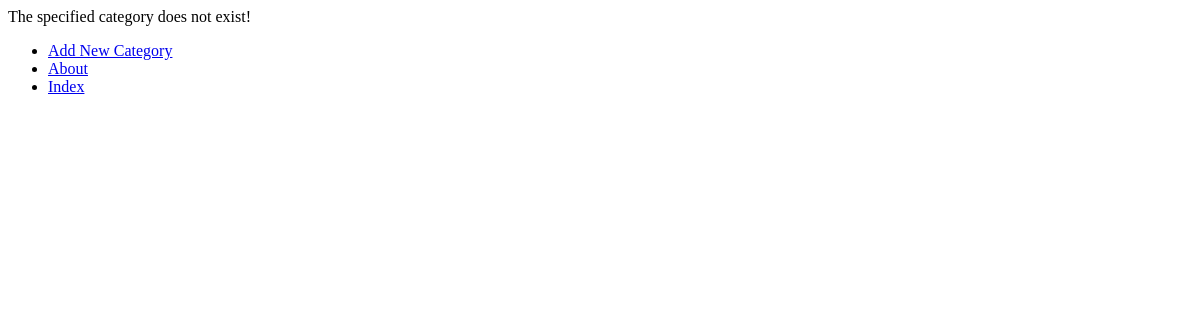
/rango/category/python/, run on an earlier commit of the app's database.
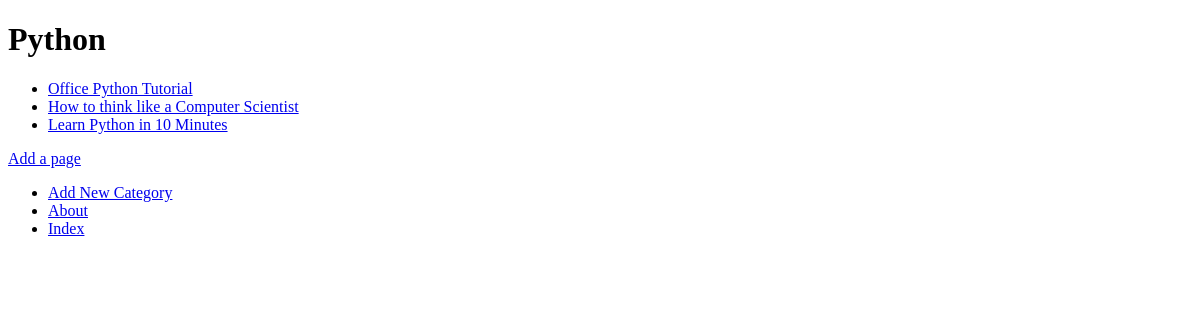
And on a later commit of the database.
### rango/models.py (models this page shows, shortened)
class Category(models.Model):
    name=models.CharField(max_length=128, unique=True)
    views=models.IntegerField(default=0)
    likes=models.IntegerField(default=0)
    slug=models.SlugField(blank=True,unique=True)
    class Meta:
        verbose_name_plural= 'Categories'

class Page(models.Model):
    category = models.ForeignKey(Category)
    title = models.CharField(max_length=128)
    url = models.URLField()
    views = models.IntegerField(default=0)

### rango/views.py (the view)
def show_category(request,category_name_slug):
    context_dict={}
    try:
        category=Category.objects.get(slug=category_name_slug)
        pages=Page.objects.filter(category=category)
        context_dict['pages']=pages
        context_dict['category']=category
    except Category.DoesNotExist:
        context_dict['pages']=None
        context_dict['category']=None
    return render(request,'rango/category.html',context_dict)

### templates/rango/category.html (shortened to what this page needs)
{% extends 'rango/base.html' %}
{% load staticfiles %}
{% block body_block %}
{% if category %}
<h1>{{ category.name }}</h1>
{% if pages %}
<ul>
	{% for page in pages %}
	<li><a href="{{page.url}}">{{page.title}}</a></li>
	{% endfor %}
</ul>
{% else %}
<b>No pages currently in category.</b>
{% endif %}
<a href="{% url 'add_page' category.slug %}">Add a page</a>
{% else %}
The specified category does not exist!
{% endif %}
{% endblock %}

What changed in the data, as far as the page shows it:
added Category: name "Python"
added Page: title "Office Python Tutorial"
added Page: title "How to think like a Computer Scientist"
added Page: title "Learn Python in 10 Minutes"
Also different on the page:
text no longer shown: "The specified category does not exist!"
text now shown: "Add a page"
